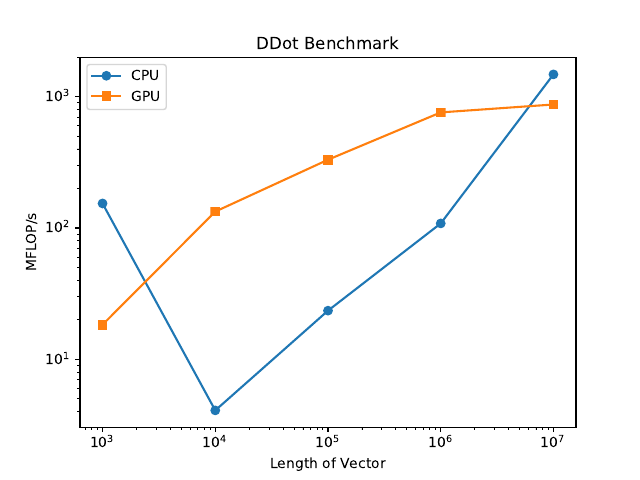

Recreate this plot in Python.
import matplotlib
matplotlib.use("Agg")
import matplotlib.pyplot as plt
import numpy as np

datafile = "ddot_bench.dat"
posFlops = 4
n = np.array([10**i for i in range(3, 8 )])
data = np.array([float(l.split()[posFlops]) for l in open(datafile)])
# Convert into FLOP/s
flop = (2 * n - 1) * 1e-6
plt.loglog(n, flop / data[::2], 'o-', label="CPU")
plt.loglog(n, flop / data[1::2],'s-',  label="GPU")
plt.legend(loc='upper left')
plt.xlabel("Length of Vector")
plt.ylabel("MFLOP/s")
plt.title("DDot Benchmark")
plt.savefig("ddot_bench.png")
plt.savefig("ddot_bench.svg")
plt.savefig("ddot_bench.pdf")
# plt.show()
